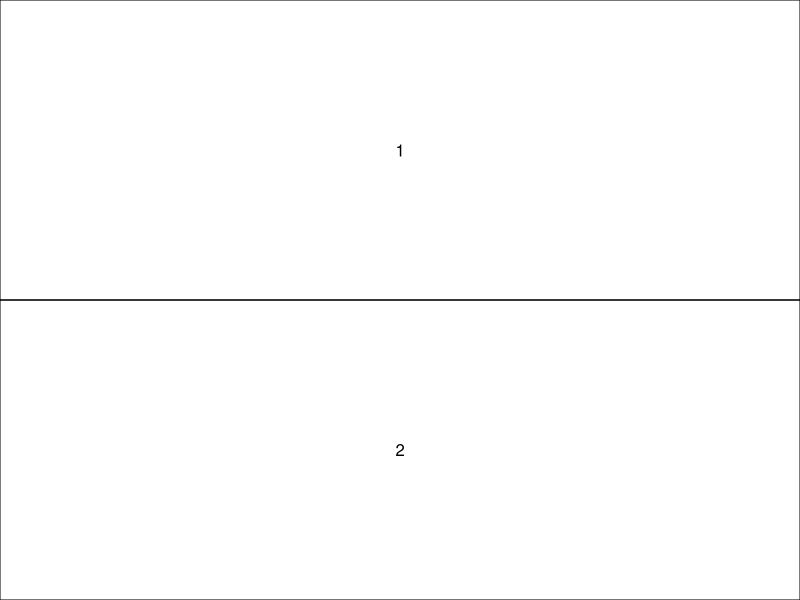
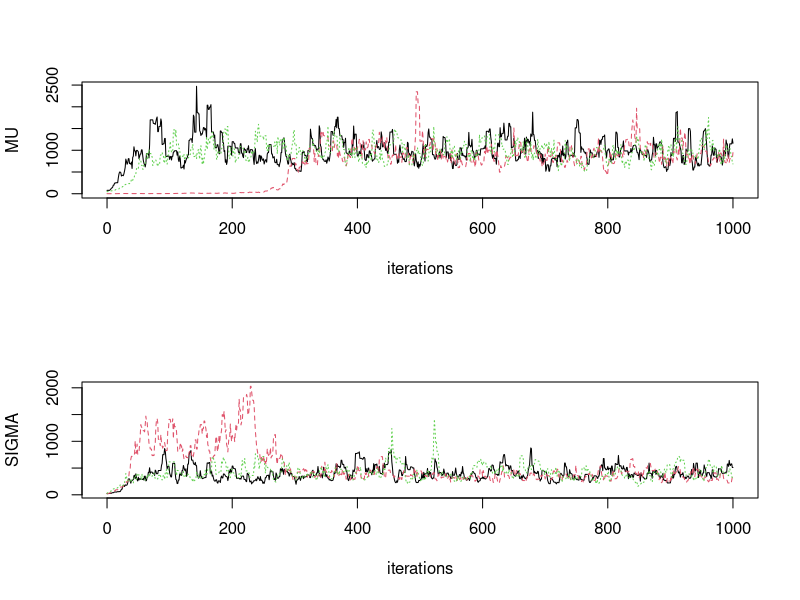
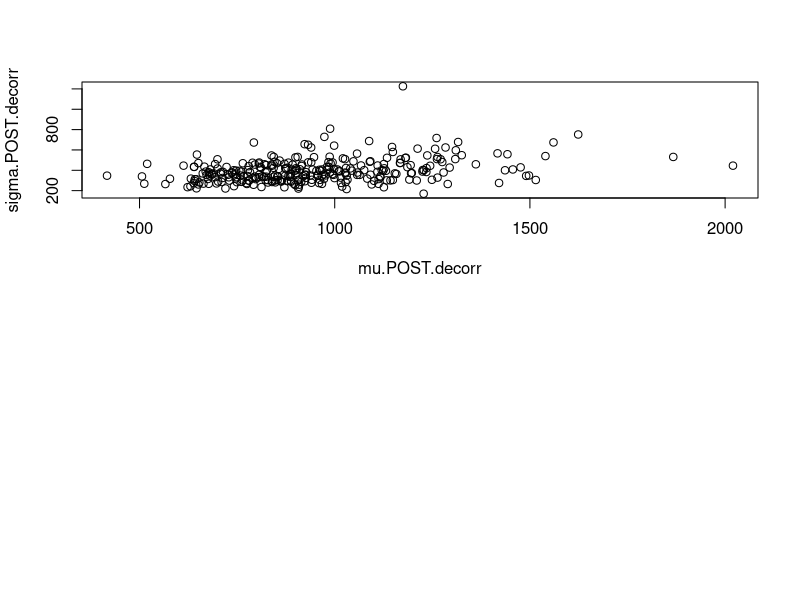

The R source for these figures, in order:
#================== Calcul bayésien par MCMC pour une vraisemblance de Gumbel ==========
#                        et un prior obtenu par maximum d'entropie
#======================================================================================== 


X <- c(107.6,
                     72.4,
                     204.5,
                      83.8,
                      142,
                       95.5,
                        316.1,
                        177.9,
                         87.3,
                         81.9,
                         109.1,
                          89.5,
                          150.7,
                          122.1,
                           98.2,
                           113.2,
                           104.4,
                            66.9,
                            136.4,
                             275.4,
                             125,
                             199.8, 
                             51.2,
                              75,
                             168.2,
                              106,
                               72.8)
   
n <- length(X) 
 
# nombre de chaines MCMC
nb.chains <- 3  
 
# nombre d'itération maximal des MCMC
M <- 1000
   
 # log-vraisemblance de Gumbel 
 # (attention, toutes les fonctions de mu et sigma acceptent des vecteurs pour chacune des composantes)
 log.vrais <-  function(mu, sigma)
 {
 	groX <- matrix(X,n,nb.chains)
 	groMu <- t(matrix(mu,nb.chains,n))
 	groSigma <- t(matrix(sigma,nb.chains,n))
 	
 	res <- (- sum(X) + mu)/sigma  -  apply(exp((groX-groMu)/groSigma),2,sum)  
        return(res)
   }     
                               
 # log-densité a priori
  log.dens.prior <- function(mu,sigma)
  {
  	lambda2.tilde <- 0.3155
  	lambda1.tilde <- 0.013155
  	lambda2  <- 1 + lambda2.tilde
  	lambda1 <- - lambda1.tilde
  	euler <- -digamma(1)  # constante d'Euler
  	res <-  (lambda2-2)*log(sigma) + lambda1*sigma*euler + lambda1*mu
  	return(res)
  }

# Lois instrumentales choisies comme des normales calibrées par l'itération précédente (marches aléatoires)

# log-densité d'une loi instrumentale pour un paramètre générique "param"
  cv <- 20/100
  log.dens.instr <- function(x,param.past)
  {
    sdev <- cv*abs(param.past)
    moy <- param.past
    res <- -log(sdev) - (x-param.past)^2/sdev^2
    return(res)
  }

  # Initialisation des chaines MCMC
  mu.past <- mu <- runif(nb.chains,0,100)
  sigma.past <- sigma <- runif(nb.chains,10,30)
  
  # Boucle MCMC
  k = 0
  while (k<M)
  {
    k <- k+1
    
    # Test et mise à jour pour mu -----------------
    mu.instr <- rnorm(nb.chains,mean=mu,sd=cv*abs(mu))   # tirage instrumental
    log.ratio <- log.vrais(mu.instr,sigma) - log.vrais(mu,sigma) +  log.dens.prior(mu.instr,sigma) - log.dens.prior(mu,sigma) + log.dens.instr(mu,mu.instr) - log.dens.instr(mu.instr,mu)   # log-rapport de Hastings-Metropolis
    test <- log(runif(nb.chains)) <=  log.ratio    # test de Hastings-Metropolis
    mu.instr[!test] <- mu[!test]
    mu <- mu.instr
    mu.past <- cbind(mu.past,mu)
    
    # Test et mise à jour pour sigma -----------------
    sigma.instr <- rnorm(nb.chains,mean=sigma,sd=cv*abs(sigma))   # tirage instrumental
    log.ratio <- log.vrais(mu,sigma.instr) - log.vrais(mu,sigma) +  log.dens.prior(mu,sigma.instr) - log.dens.prior(mu,sigma) + log.dens.instr(sigma,sigma.instr) - log.dens.instr(sigma.instr,sigma)   # log-rapport de Hastings-Metropolis
    test <- log(runif(nb.chains)) <=  log.ratio    # test de Hastings-Metropolis
    sigma.instr[!test] <-sigma[!test]
   sigma <- sigma.instr
  sigma.past <- cbind(sigma.past,sigma)
    
    
    # Representation dynamique (reprendre les anciens TPs)
    
  
  }
  
  
  # Representation finale
  iters <- matrix(rep(c(0:M),nb.chains),(M+1),nb.chains)
  layout(matrix(c(1:2),2,1))
  layout.show(2)
  matplot(iters,t(mu.past),type="l",xlab="iterations",ylab="MU")
  matplot(iters,t(sigma.past),type="l",xlab="iterations",ylab="SIGMA")
  
  # Sélection de la période de chauffe
  chauffe <- seq(floor(M/2),M)
  
  # Echantillon approximativement dans la loi a posteriori
  mu.POST <- mu.past[,chauffe]
  sigma.POST <- sigma.past[,chauffe]
  
  # Déccorélation brutale (utiliser autocorr pour faire plus fin)
  pas.decorr <- 5
  MM <- dim(mu.POST)[2]
  steps <- seq(1,MM,by=5)
  mu.POST.decorr <- as.double(mu.POST[,steps])
  sigma.POST.decorr <- as.double(sigma.POST[,steps])
  
  # Nuage de valeurs a posteriori
  plot(mu.POST.decorr,sigma.POST.decorr)
  
 
  
  
  
  
  
  
    
  

